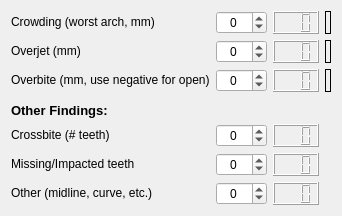
         <widget class="QWidget" name="p2Grid" native="true">
          <property name="maximumSize">
           <size>
            <width>1200</width>
            <height>16777215</height>
           </size>
          </property>
          <layout class="QGridLayout" name="p2GridLayout" columnstretch="7,3,3,3">
           <item row="6" column="0">
            <widget class="QLabel" name="label_b5">
             <property name="sizePolicy">
              <sizepolicy hsizetype="Preferred" vsizetype="Fixed">
               <horstretch>0</horstretch>
               <verstretch>0</verstretch>
              </sizepolicy>
             </property>
             <property name="text">
              <string>Missing/Impacted teeth</string>
             </property>
            </widget>
           </item>
           <item row="7" column="2">
            <widget class="QLCDNumber" name="lcd_b6">
             <property name="digitCount">
              <number>3</number>
             </property>
            </widget>
           </item>
           <item row="6" column="2">
            <widget class="QLCDNumber" name="lcd_b5">
             <property name="digitCount">
              <number>3</number>
             </property>
            </widget>
           </item>
           <item row="5" column="0">
            <widget class="QLabel" name="label_b4">
             <property name="sizePolicy">
              <sizepolicy hsizetype="Preferred" vsizetype="Fixed">
               <horstretch>0</horstretch>
               <verstretch>0</verstretch>
              </sizepolicy>
             </property>
             <property name="text">
              <string>Crossbite (# teeth)</string>
             </property>
            </widget>
           </item>
           <item row="2" column="2">
            <widget class="QLCDNumber" name="lcd_b3">
             <property name="digitCount">
              <number>3</number>
             </property>
            </widget>
           </item>
           <item row="3" column="0" colspan="4">
            <spacer name="vspacerB">
             <property name="orientation">
              <enum>Qt::Orientation::Vertical</enum>
             </property>
             <property name="sizeType">
              <enum>QSizePolicy::Policy::Fixed</enum>
             </property>
             <property name="sizeHint" stdset="0">
              <size>
               <width>20</width>
               <height>5</height>
              </size>
             </property>
            </spacer>
           </item>
           <item row="1" column="0">
            <widget class="QLabel" name="label_b2">
             <property name="sizePolicy">
              <sizepolicy hsizetype="Preferred" vsizetype="Fixed">
               <horstretch>0</horstretch>
               <verstretch>0</verstretch>
              </sizepolicy>
             </property>
             <property name="text">
              <string>Overjet (mm)</string>
             </property>
            </widget>
           </item>
           <item row="1" column="3">
            <widget class="QLabel" name="flag_b2">
             <property name="frameShape">
              <enum>QFrame::Shape::Box</enum>
             </property>
             <property name="text">
              <string> </string>
             </property>
             <property name="alignment">
              <set>Qt::AlignmentFlag::AlignCenter</set>
             </property>
            </widget>
           </item>
           <item row="1" column="1">
            <widget class="QSpinBox" name="spin_b2">
             <property name="alignment">
              <set>Qt::AlignmentFlag::AlignCenter</set>
             </property>
             <property name="minimum">
              <number>-999</number>
             </property>
             <property name="maximum">
              <number>999</number>
             </property>
            </widget>
           </item>
           <item row="1" column="2">
            <widget class="QLCDNumber" name="lcd_b2">
             <property name="digitCount">
              <number>3</number>
             </property>
            </widget>
           </item>
           <item row="0" column="2">
            <widget class="QLCDNumber" name="lcd_b1">
             <property name="digitCount">
              <number>3</number>
             </property>
            </widget>
           </item>
           <item row="5" column="1">
            <widget class="QSpinBox" name="spin_b4">
             <property name="alignment">
              <set>Qt::AlignmentFlag::AlignCenter</set>
             </property>
             <property name="minimum">
              <number>-999</number>
             </property>
             <property name="maximum">
              <number>999</number>
             </property>
            </widget>
           </item>
           <item row="7" column="1">
            <widget class="QSpinBox" name="spin_b6">
             <property name="alignment">
              <set>Qt::AlignmentFlag::AlignCenter</set>
             </property>
             <property name="minimum">
              <number>-999</number>
             </property>
             <property name="maximum">
              <number>999</number>
             </property>
            </widget>
           </item>
           <item row="0" column="1">
            <widget class="QSpinBox" name="spin_b1">
             <property name="alignment">
              <set>Qt::AlignmentFlag::AlignCenter</set>
             </property>
             <property name="minimum">
              <number>-999</number>
             </property>
             <property name="maximum">
              <number>999</number>
             </property>
            </widget>
           </item>
           <item row="2" column="3">
            <widget class="QLabel" name="flag_b3">
             <property name="frameShape">
              <enum>QFrame::Shape::Box</enum>
             </property>
             <property name="text">
              <string> </string>
             </property>
             <property name="alignment">
              <set>Qt::AlignmentFlag::AlignCenter</set>
             </property>
            </widget>
           </item>
           <item row="0" column="0">
            <widget class="QLabel" name="label_b1">
             <property name="sizePolicy">
              <sizepolicy hsizetype="Preferred" vsizetype="Fixed">
               <horstretch>0</horstretch>
               <verstretch>0</verstretch>
              </sizepolicy>
             </property>
             <property name="text">
              <string>Crowding (worst arch, mm)</string>
             </property>
            </widget>
           </item>
           <item row="6" column="1">
            <widget class="QSpinBox" name="spin_b5">
             <property name="alignment">
              <set>Qt::AlignmentFlag::AlignCenter</set>
             </property>
             <property name="minimum">
              <number>-999</number>
             </property>
             <property name="maximum">
              <number>999</number>
             </property>
            </widget>
           </item>
           <item row="5" column="2">
            <widget class="QLCDNumber" name="lcd_b4">
             <property name="digitCount">
              <number>3</number>
             </property>
            </widget>
           </item>
           <item row="0" column="3">
            <widget class="QLabel" name="flag_b1">
             <property name="frameShape">
              <enum>QFrame::Shape::Box</enum>
             </property>
             <property name="text">
              <string> </string>
             </property>
             <property name="alignment">
              <set>Qt::AlignmentFlag::AlignCenter</set>
             </property>
            </widget>
           </item>
           <item row="2" column="1">
            <widget class="QSpinBox" name="spin_b3">
             <property name="alignment">
              <set>Qt::AlignmentFlag::AlignCenter</set>
             </property>
             <property name="minimum">
              <number>-999</number>
             </property>
             <property name="maximum">
              <number>999</number>
             </property>
            </widget>
           </item>
           <item row="7" column="0">
            <widget class="QLabel" name="label_b6">
             <property name="sizePolicy">
              <sizepolicy hsizetype="Preferred" vsizetype="Fixed">
               <horstretch>0</horstretch>
               <verstretch>0</verstretch>
              </sizepolicy>
             </property>
             <property name="text">
              <string>Other (midline, curve, etc.)</string>
             </property>
            </widget>
           </item>
           <item row="2" column="0">
            <widget class="QLabel" name="label_b3">
             <property name="sizePolicy">
              <sizepolicy hsizetype="Preferred" vsizetype="Fixed">
               <horstretch>0</horstretch>
               <verstretch>0</verstretch>
              </sizepolicy>
             </property>
             <property name="text">
              <string>Overbite (mm, use negative for open)</string>
             </property>
            </widget>
           </item>
           <item row="4" column="0" colspan="4">
            <widget class="QLabel" name="labelOFindings">
             <property name="font">
              <font>
               <pointsize>10</pointsize>
               <bold>true</bold>
              </font>
             </property>
             <property name="text">
              <string>Other Findings:</string>
             </property>
            </widget>
           </item>
          </layout>
         </widget>
